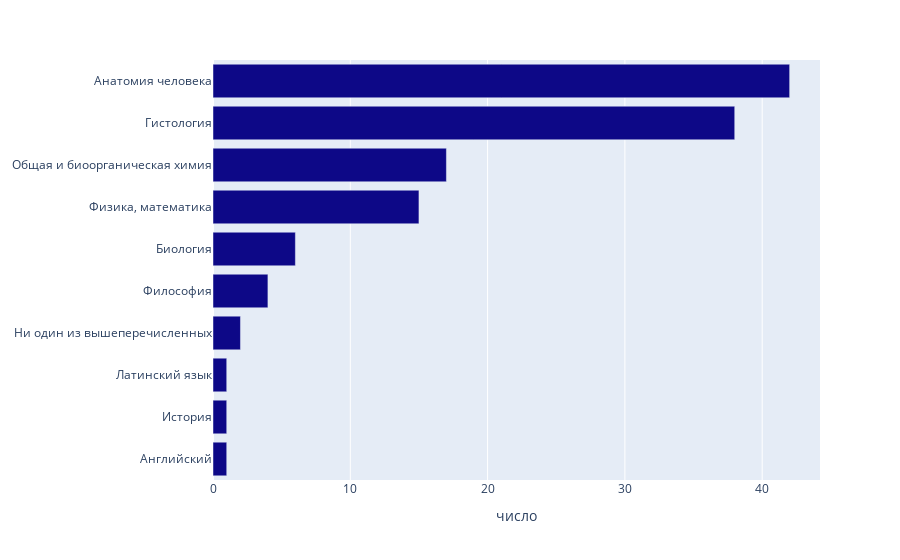

Write notebook code for a chart like this one.
### Code cell
data_1=df['1 курс'].values 
split_data_1 = np.array([])
for item in data_1:
    split_data_1=np.append(item.split(';'),split_data_1)
   

s_1=pd.DataFrame({'предмет': np.unique(split_data_1,return_counts=True)[0],
                 'число': np.unique(split_data_1,return_counts=True)[1]})

fig = px.bar(s_1.sort_values(by='число'), y='предмет', x='число', orientation='h',
             hover_data=['число'], color_discrete_sequence=px.colors.sequential.Plasma)

fig.update_layout(yaxis_title=None)
fig.update_traces(hovertemplate='%{label}')
fig.show()

### Figure 1 — Plotly figure (JSON) as saved in the notebook; plotly's stock layout.template omitted (floating-point values rounded to 4 significant figures)
{"data": [{"alignmentgroup": "True", "hovertemplate": "%{label}", "legendgroup": "", "marker": {"color": "#0d0887", "pattern": {"shape": ""}}, "name": "", "offsetgroup": "", "orientation": "h", "showlegend": false, "textposition": "auto", "type": "bar", "x": [1, 1, 1, 2, 4, 6, 15, 17, 38, 42], "xaxis": "x", "y": ["Английский", "История", "Латинский язык", "Ни один из вышеперечисленных", "Философия", "Биология", "Физика, математика", "Общая и биоорганическая химия", "Гистология", "Анатомия человека"], "yaxis": "y"}], "layout": {"autosize": true, "barmode": "relative", "legend": {"tracegroupgap": 0}, "margin": {"t": 60}, "xaxis": {"anchor": "y", "autorange": true, "domain": [0, 1], "range": [0, 44.21], "title": {"text": "число"}, "type": "linear"}, "yaxis": {"anchor": "x", "autorange": true, "domain": [0, 1], "range": [-0.5, 9.5], "title": {}, "type": "category"}}}
